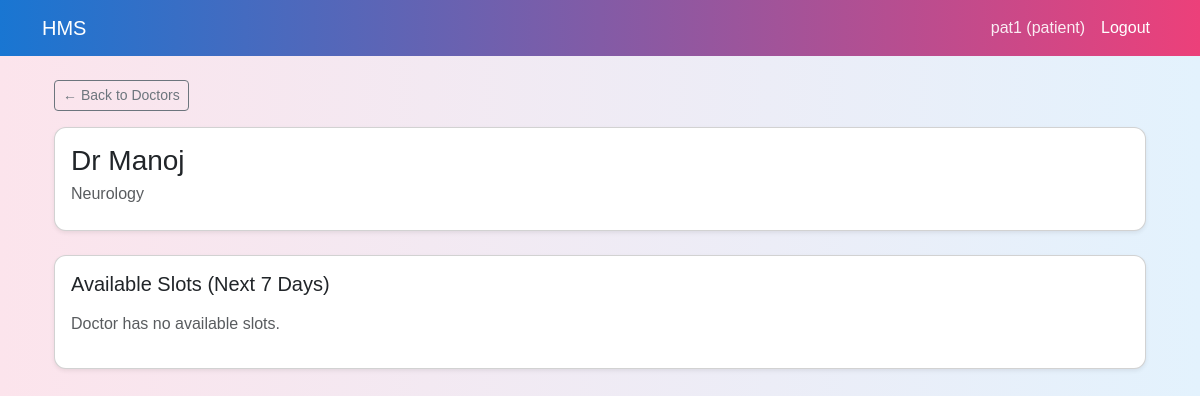
Page /patient/doctor/4 (signed in) on the committed database.
### models.py (models this page shows, shortened)
class User(UserMixin,db.Model):
    __tablename__="users"
    id=db.Column(db.Integer,primary_key=True)
    username=db.Column(db.String(80), unique=True,nullable=False)
    password=db.Column(db.String(255), nullable=False)
    role=db.Column(db.String(20),nullable=False)
    is_active=db.Column(db.Boolean,default=True)
    patient_profile=db.relationship("Patient",back_populates="user",uselist=False)
    doctor_profile=db.relationship("Doctor",back_populates="user",uselist=False)

class Doctor(db.Model):
    __tablename__="doctors"
    id=db.Column(db.Integer,primary_key=True)
    user_id=db.Column(db.Integer,db.ForeignKey("users.id"),nullable=False)
    department_id=db.Column(db.Integer,db.ForeignKey("departments.id"))
    full_name=db.Column(db.String(120),nullable=False)
    phone=db.Column(db.String(20))
    about=db.Column(db.Text)
    experience_years=db.Column(db.Integer)
    is_active=db.Column(db.Boolean, default=True)
    user=db.relationship("User",back_populates="doctor_profile")
    department=db.relationship("Department",back_populates="doctors")
    appointments=db.relationship("Appointment",back_populates="doctor")
    availabilities=db.relationship("DoctorAvailability",back_populates="doctor")

class Department(db.Model):
    __tablename__="departments"
    id=db.Column(db.Integer,primary_key=True)
    name=db.Column(db.String(80),unique=True,nullable=False)
    description=db.Column(db.Text)
    doctors=db.relationship("Doctor",back_populates="department")

### app.py (the view)
    @app.route('/patient/doctor/<int:doctor_id>')
    def patient_doctor_profile(doctor_id):
        if session.get('role') != "patient":
            return redirect(url_for('login'))
        doctor = Doctor.query.get_or_404(doctor_id)
        today=date.today()
        next_week = today + timedelta(days=7)
        slots = (
            DoctorAvailability.query
            .filter(
                DoctorAvailability.doctorid==doctor.id,
                DoctorAvailability.date>=today,
                DoctorAvailability.date <= next_week
            ).order_by(DoctorAvailability.date,DoctorAvailability.start_time).all()
        )
        return render_template(
            "patient_doctor_profile.html",
            doctor=doctor,
            slots=slots
        )

### templates/patient_doctor_profile.html (shortened to what this page needs)
{% extends "base.html" %}
{% block content %}
<div class="container mt-4">
    <a href="{{ url_for('patient_search_doctors') }}" class="btn btn-sm btn-outline-secondary mb-3">
        ← Back to Doctors
    </a>
    <div class="card shadow-sm mb-4">
        <div class="card-body">
            <h3 class="mb-1">{{ doctor.full_name }}</h3>
            <p class="text-muted mb-2">
                {{ doctor.department.name if doctor.department else "General" }}
            </p>
        </div>
    </div>
    <div class="card shadow-sm">
        <div class="card-body">
            <h5 class="card-title mb-3">Available Slots (Next 7 Days)</h5>
            {% if slots %}
            <table class="table table-bordered">
                <thead class="table-primary">
                    <tr>
                        <th>Date</th>
                        <th>Time</th>
                        <th></th>
                    </tr>
                </thead>
                <tbody>
                    {% for s in slots %}
                    <tr>
                        <td>{{ s.date.strftime("%d-%m-%Y") }}</td>
                        <td>{{ s.start_time.strftime("%I:%M %p") }} - {{ s.end_time.strftime("%I:%M %p") }}</td>
                        <td>
                            <form method="post" action="{{ url_for('patient_book_appointment', slot_id=s.id) }}"
                                class="d-inline">
                                <button type="submit" class="btn btn-sm btn-success">
                                    Book
                                </button>
                            </form>
                        </td>
                    </tr>
                    {% endfor %}
                </tbody>
            </table>
            {% else %}
            <p class="text-muted">Doctor has no available slots.</p>
            {% endif %}
        </div>
    </div>
</div>
{% endblock %}

### templates/base.html (shortened to what this page needs)
<!DOCTYPE html>
<html lang="en">
<head>
    <link href="https://cdn.jsdelivr.net/npm/bootstrap@5.3.3/dist/css/bootstrap.min.css" rel="stylesheet">
    <link rel="stylesheet" href="{{ url_for('static', filename='css/styles.css') }}">
</head>
<body>
    <nav class="navbar navbar-expand-lg navbar-dark navbar-custom mb-4">
        <div class="container">
            <a class="navbar-brand" href="{{ url_for('home') }}">
                HMS
            </a>
            <div class="collapse navbar-collapse" id="navbarNav">
                <ul class="navbar-nav ms-auto">
                    {% if session.get('user_id') %}
                        <li class="nav-item">
                            <a class="nav-link disabled text-light"
                               style="opacity: 0.9;">
                                {{ session.get('username') }}
                                ({{ session.get('role') }})
                            </a>
                        </li>
                        <li class="nav-item">
                            <a class="nav-link"
                               href="{{ url_for('logout') }}">
                                Logout
                            </a>
                        </li>
                    {% endif %}
                </ul>
            </div>
        </div>
    </nav>
    <div class="container my-4">
        {% block content %}
        {% endblock %}
    </div>
</body>
</html>

### static/css/styles.css (style rules this page uses)
body { font-family: Arial, sans-serif; }

### templates/base.html (style rules this page uses)
body { background: linear-gradient(90deg, #fce4ec, #e3f2fd); min-height: 100vh; }
.navbar-custom { background: linear-gradient(90deg, #1976d2, #ec407a); }
.card { border-radius: 12px; box-shadow: 0 4px 12px rgba(0, 0, 0, 0.08); }
.navbar-custom .nav-link { color: #ffffff !important; font-weight: 500; }

### rows in the picture
User: get "pat1", get "patient"
Doctor: full_name "Dr Manoj"
Department: department "Neurology"
